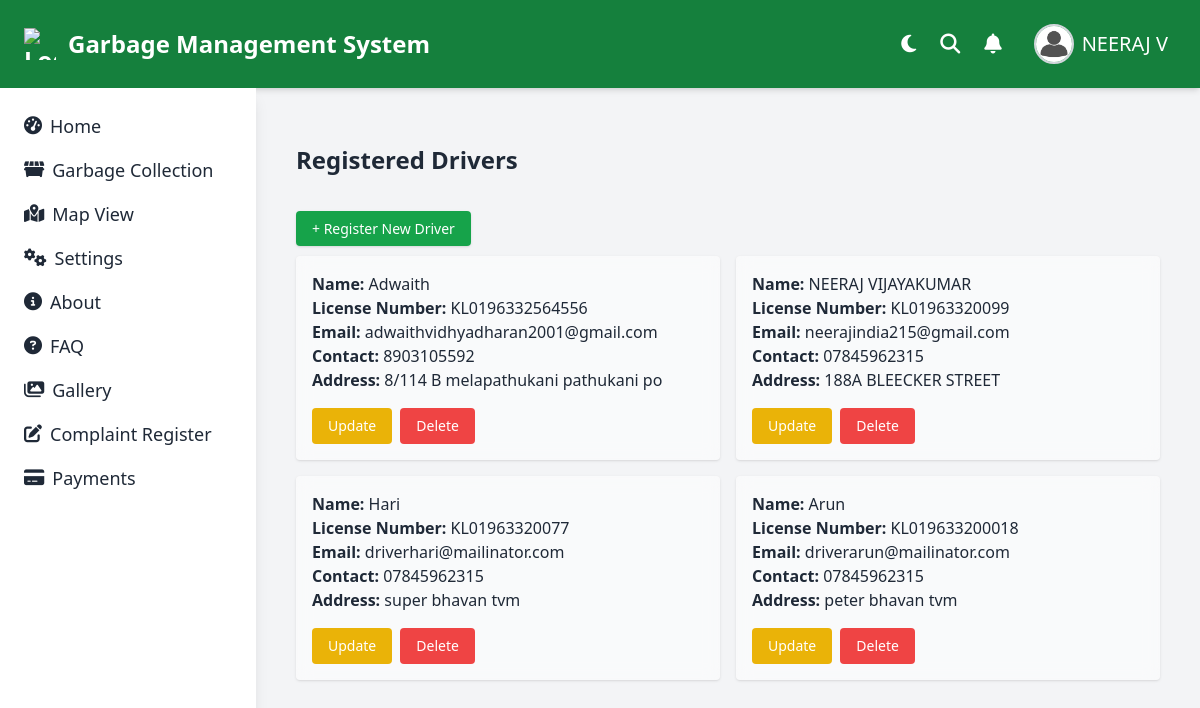
Page /driver/drivers/ (signed in) on the committed database.
### user/models.py (models this page shows, shortened)
class BaseClass(models.Model):
    uuid = models.SlugField(unique=True,default=uuid.uuid4)
    active_status = models.BooleanField(default=True)
    created_at = models.DateTimeField(auto_now_add=True)
    updated_at = models.DateTimeField(auto_now=True)
    class Meta:
        abstract = True

class Users(BaseClass):
    profile = models.OneToOneField('authentication.Profile',on_delete=models.CASCADE)
    name = models.CharField(max_length=50)
    email = models.EmailField(unique=True)
    contact = models.CharField(max_length=15)
    address = models.CharField(max_length=50)
    post_office = models.CharField(max_length=50)
    district = models.CharField(max_length=50,choices=DistrictChoices.choices)
    pin_code = models.CharField(max_length=6)
    class Meta:
        verbose_name = 'User'
        verbose_name_plural = 'Users'
        ordering = ['-id']

### driver/models.py (models this page shows, shortened)
class Driver(BaseClass):
    profile = models.OneToOneField('authentication.Profile',on_delete=models.CASCADE)
    name = models.CharField(max_length=25)
    license_number = models.CharField(max_length=25)
    email = models.EmailField(unique=True)
    contact = models.CharField(max_length=15)
    address = models.CharField(max_length=50)
    class Meta:
        verbose_name = 'Driver'
        verbose_name_plural = 'Drivers'
        ordering = ['-id']

### driver/views.py (the view)
# urls.py: path('drivers/',views.DriverView.as_view(),name = 'drivers'),
class DriverView(View):
    def get(self,request,*args,**kwargs):
        drivers= Driver.objects.filter(active_status = True)
        return render(request,'garbage/driver_list.html',{'drivers':drivers})

### authentication/show_customer.py (called while the page is built)
def show_customer_name(request):
    customer_name = 'Guest'
    if request.user.is_authenticated:  # Check if the user is authenticated
        try:
            customer = Users.objects.get(profile=request.user)
            customer_name = customer.name  # Get the customer's name
        except Users.DoesNotExist:
            customer_name = 'Guest'  # Keep the default name if user is not found
    return {'customer_name': customer_name}

### authentication/show_user.py (called while the page is built)
def show_user_name(request):
    username = request.user.username
    name = username.split('@')[0]
    print(name)
    return{'name_of_user':name}

### authentication/templatetags/check_roles.py (called while the page is built)
@register.simple_tag
def check_user_role(request,roles):
    roles=roles.split(',')
    allow = False
    if request.user.role in roles:
        allow = True
    return allow

### templates/garbage/driver_list.html (shortened to what this page needs)
{% extends 'base.html' %}
{% block content %}
<div class="container mx-auto px-4 py-8">
  <h1 class="text-2xl font-bold mb-6">Registered Drivers</h1>
  <div class="py-4">
    <a href="{% url 'driver-add' %}" class="bg-green-600 hover:bg-green-700 text-white px-4 py-2 rounded shadow text-sm">
      + Register New Driver
    </a>
  </div>
  {% if drivers %}
    <ul class="grid gap-4 md:grid-cols-2">
      {% for driver in drivers %}
        <li class="bg-white/50 dark:bg-gray-800/50 backdrop-blur p-4 rounded shadow">
          <p><strong>Name:</strong> {{ driver.name }}</p>
          <p><strong>License Number:</strong> {{ driver.license_number }}</p>
          <p><strong>Email:</strong> {{ driver.email }}</p>
          <p><strong>Contact:</strong> {{ driver.contact }}</p>
          <p><strong>Address:</strong> {{ driver.address }}</p>
          <div class="mt-4 flex space-x-2">
            <a href="{% url 'driver-update' driver.uuid %}" class="bg-yellow-500 hover:bg-yellow-600 text-white px-4 py-2 rounded text-sm">
              Update
            </a>
            <a href="{% url 'driver-delete' driver.uuid %}" class="bg-red-500 hover:bg-red-600 text-white px-4 py-2 rounded text-sm">
              Delete
            </a>
          </div>
        </li>
      {% endfor %}
    </ul>
  {% else %}
    <p class="text-gray-600">No drivers registered yet.</p>
  {% endif %}
</div>
{% endblock %}

### templates/base.html (shortened to what this page needs)
{%load check_roles%}
<!DOCTYPE html>
<html lang="en">
<head>
  <script src="https://cdn.tailwindcss.com"></script>
  <link rel="stylesheet" href="https://cdnjs.cloudflare.com/ajax/libs/font-awesome/6.5.0/css/all.min.css">
  <link rel="stylesheet" href="https://cdn.jsdelivr.net/npm/bootstrap-icons@1.11.1/font/bootstrap-icons.css">
</head>
<body class="bg-gray-100 text-gray-800 min-h-screen transition duration-300">
  <header class="bg-green-700 text-white px-6 py-4 flex justify-between items-center shadow-md">
    <div class="flex items-center text-2xl font-bold">
      <img src="https://cdn-icons-png.flaticon.com/512/2986/2986273.png" alt="Logo" class="w-8 h-8 mr-3">
      Garbage Management System
    </div>
    {% if user.is_authenticated %}
    {%check_user_role request 'Admin,Driver' as allow%}
    {%check_user_role request 'User' as allow%}
            {%if allow%}
    <ul class="flex items-center space-x-6 text-xl">
      <li>
        <button onclick="toggleTheme()" class="focus:outline-none text-white text-xl" title="Toggle Theme">
          <i id="themeIcon" class="fas fa-moon"></i>
        </button>
      </li>
      <li><i class="fas fa-search cursor-pointer"></i></li>
      <li><i class="fas fa-bell cursor-pointer"></i></li>
      <li class="relative">
        <button onclick="toggleProfileMenu()" class="flex items-center space-x-2 p-2 rounded-full hover:bg-green-600">
          <img class="w-10 h-10 rounded-full object-cover border-2 border-gray-300" src="/static/img/user2.jpg" alt="User Profile" />
          <p class="text-white font-medium hidden md:block">{{ customer_name }}</p>
        </button>
      </li>
    </ul>
    {% endif %}
    {% endif %}
  </header>
  <div class="flex flex-col md:flex-row min-h-screen">
    <aside id="mobileSidebar" class="fixed top-0 left-0 w-64 h-screen bg-white shadow-lg transform -translate-x-full md:translate-x-0 transition-transform duration-300 z-50 md:static md:translate-x-0 p-6">
      <ul class="space-y-4 text-lg">
      {% if user.is_authenticated %}
        {%check_user_role request 'Admin' as allow%}
        {%check_user_role request 'User' as allow%}
          {%if allow%}
        <li><a href="{%url 'home'%}" class="flex items-center hover:text-green-600"><i class="fas fa-tachometer-alt mr-2"></i>Home</a></li>
        {% endif %}
        {%check_user_role request 'Admin' as allow%}
        {%check_user_role request 'User' as allow%}
        {%if allow%}
        <li><a href="{%url 'garbagesection'%}" class="flex items-center hover:text-green-600"><i class="fas fa-dumpster mr-2"></i>Garbage Collection</a></li>
        {% endif %}
        {%check_user_role request 'Admin,Driver' as allow%}
      {% endif %}
        <li><a href="{% url 'map' %}" class="flex items-center hover:text-green-600"><i class="fas fa-map-marked-alt mr-2"></i>Map View</a></li>
        {%check_user_role request 'Admin' as allow%}
        <li><a href="{% url 'settings' %}" class="flex items-center hover:text-green-600"><i class="fas fa-cogs mr-2"></i>Settings</a></li>
        <li><a href="{% url 'about' %}" class="flex items-center hover:text-green-600"><i class="fas fa-info-circle mr-2"></i>About</a></li>
        <li><a href="{% url 'faq' %}" class="flex items-center hover:text-green-600"><i class="fas fa-question-circle mr-2"></i>FAQ</a></li>
        <li><a href="{% url 'gallery' %}" class="flex items-center hover:text-green-600"><i class="fas fa-images mr-2"></i>Gallery</a></li>
    {% if user.is_authenticated %}
      {%check_user_role request 'User' as allow%}
        {%if allow%}
        <li><a href="{%url 'complaint-register'%}" class="flex items-center hover:text-green-600"><i class="fas fa-edit mr-2"></i>Complaint Register</a></li>
        {% endif %}
        {%check_user_role request 'Admin' as allow%}
    {% endif %}
        {%check_user_role request 'Admin,User' as allow%}
        {%if allow%}
        <li><a href="{% url 'payment-list' %}" class="flex items-center hover:text-green-600"><i class="fas fa-credit-card mr-2"></i>Payments</a></li>
        {% endif %}
      </ul>
    </aside>
    <main class="flex-1 p-6">
      {% block content %}
      {% endblock %}
    </main>
  </div>
</body>
</html>

### templates/base.html (style rules this page uses)
html, body { overflow-x: hidden; }

### rows in the picture
Users: name "NEERAJ V"
Driver: name "Adwaith", license_number "KL0196332564556", email "adwaithvidhyadharan2001@gmail.com", contact "8903105592", address "8/114 B melapathukani pathukani po"
Driver: name "NEERAJ VIJAYAKUMAR", license_number "KL01963320099", email "neerajindia215@gmail.com", contact "07845962315", address "188A BLEECKER STREET"
Driver: name "Hari", license_number "KL01963320077", email "driverhari@mailinator.com", contact "07845962315", address "super bhavan tvm"
Driver: name "Arun", license_number "KL019633200018", email "driverarun@mailinator.com", contact "07845962315", address "peter bhavan tvm"
